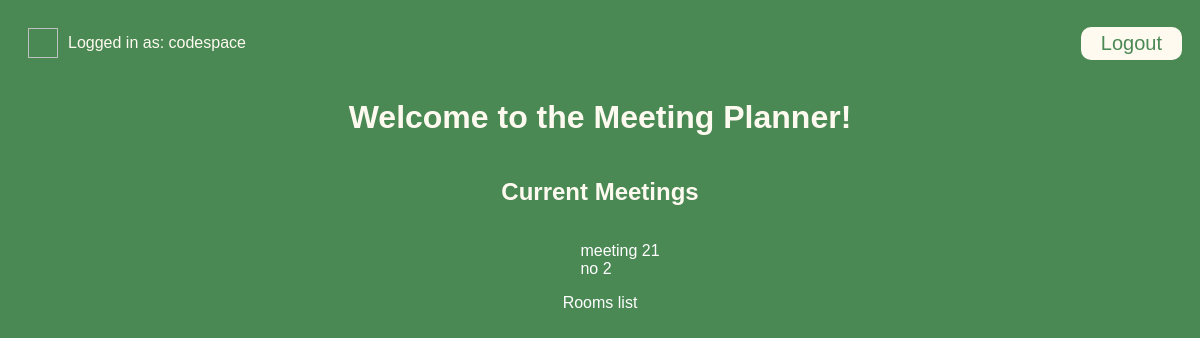
The app's page / (signed in), older data.
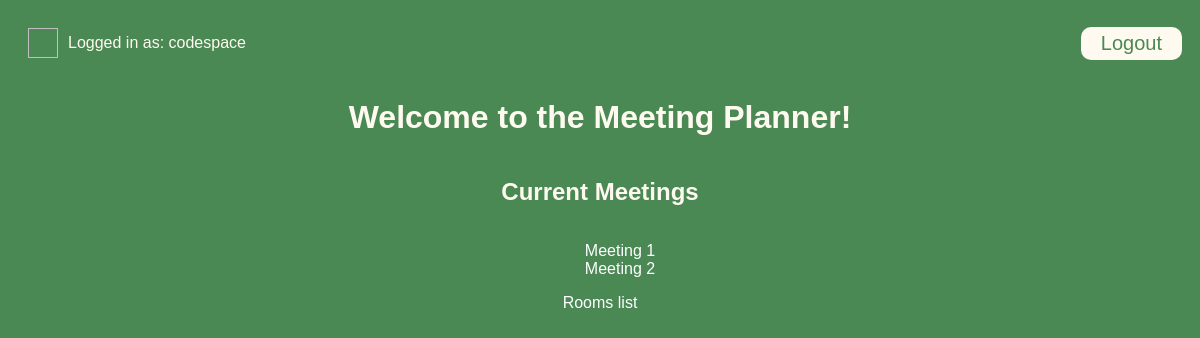
The same page, newer data.
### meetings/models.py (models this page shows, shortened)
class Meeting(models.Model):
    title = models.CharField(max_length=200)
    date = models.DateField()
    start_time = models.TimeField(default=time(9))
    duration = models.IntegerField(default=1)
    room = models.ForeignKey(Room, on_delete=models.CASCADE)
    participants = models.ManyToManyField(get_user_model())#incase db changes we call this insted

### website/views.py (the view)
# urls.py: path('', welcome, name="welcome"),
def welcome(request):
    if request.user.is_authenticated:
        context =  {"meetings": Meeting.objects.all()}
    else:
        context = {}
    return render(request, "website/welcome.html",context)#dictionary is passed to the template

### templates/website/welcome.html (shortened to what this page needs)
{% extends "base.html" %}
{% block content%}
<h1>Welcome to the Meeting Planner!</h1>
 {% if user.is_authenticated %}
    <h2>Current Meetings</h2>
    <ul>
        {% for meeting in meetings %}
        <li>
            <a href="{% url 'detail' meeting.id %}">
                {{meeting.title}}
            </a>
        </li>
        {% endfor %}
    </ul>
    <a href="{%url 'rooms'%}">Rooms list</a>
{% endif%}
{%endblock%}

### templates/base.html (shortened to what this page needs)
{% load static %}
<!DOCTYPE html>
<html lang="en">
<head>
    <link rel="stylesheet" href="{% static "website/style.css" %}">
</head>
<body>
    <div class="login">
        {% if user.is_authenticated %}
            <div class="name">
                <img scr="{% static "website/profile.jpg" %}" id="profile">
                Logged in as: {{user.get_username}}
            </div>
            <form method="post" action="{%url 'logout'%}">
                <button type="submit">Logout</button>
            </form>
        {%else %}
            <a href="{% url 'login'%}" class="login">Login</a>
    {%endif%}
    </div>
    <div class="body">
    {% block content %}
    {% endblock%}
    </div>
</body>
</html>

### website/static/website/style.css (style rules this page uses)
body { font-family: 'Calibri', 'Trebuchet MS', sans-serif; color: floralwhite; background-color: #4a8854; }
a { color: white; text-decoration: none; }
button { background-color: floralwhite; border: none; color: #4a8854; border-radius: 10px; padding: 5px 20px; font-size: 20px; }
.login { justify-content: space-between; display:flex; flex-direction: row; padding: 10px; align-items: center; }
#profile { height: 30px; width:30px; padding:10px; }
.name { display:flex; flex-direction: row; align-items: center; }
.body { display:flex; flex-direction: column; align-items: center; }
li { list-style-type: none; }

Row changes from the older to the newer data that the page shows:
removed Meeting: title "meeting 21"
changed Meeting: title "no 2" → "Meeting 1"
added Meeting: title "Meeting 2"
